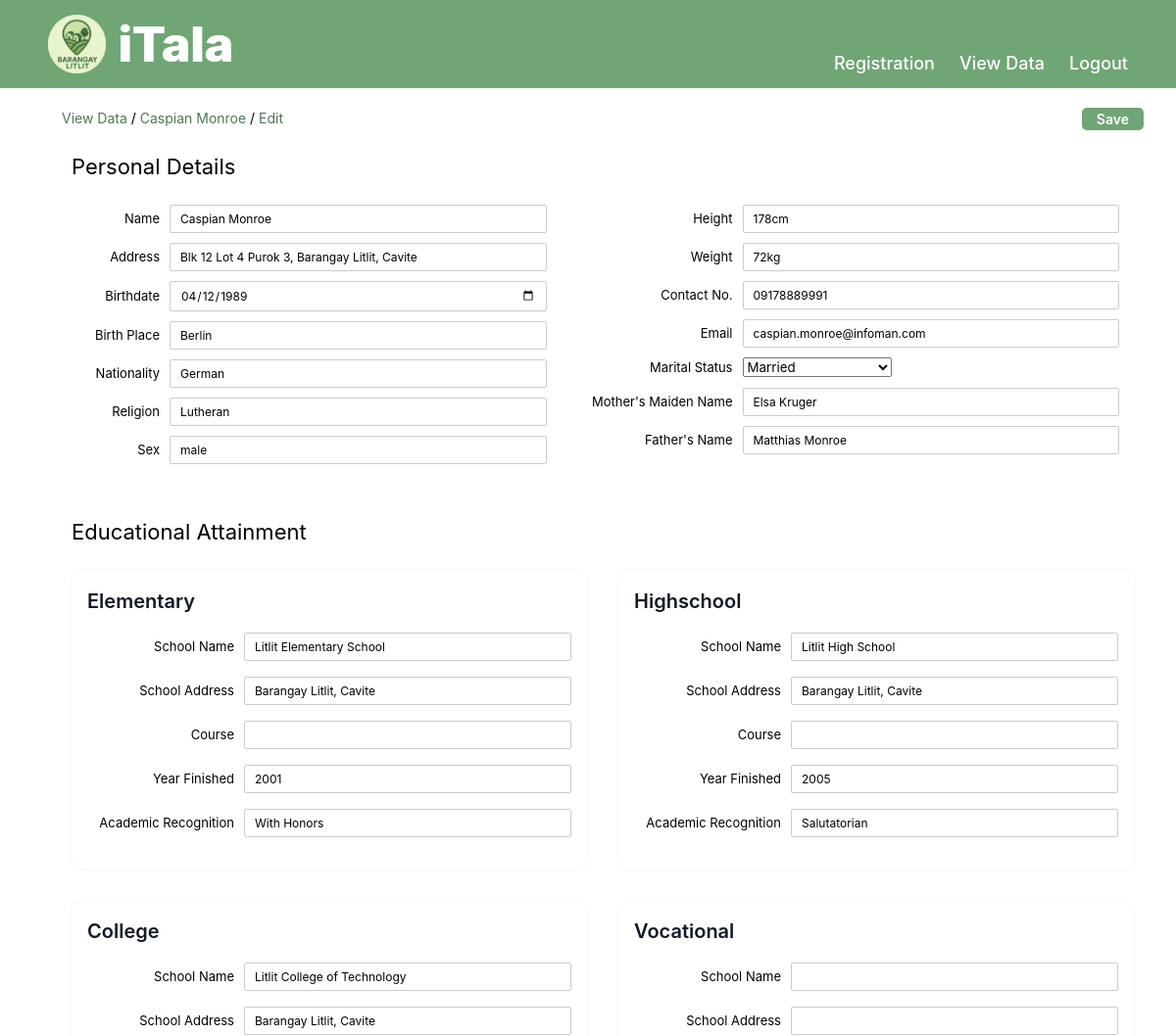
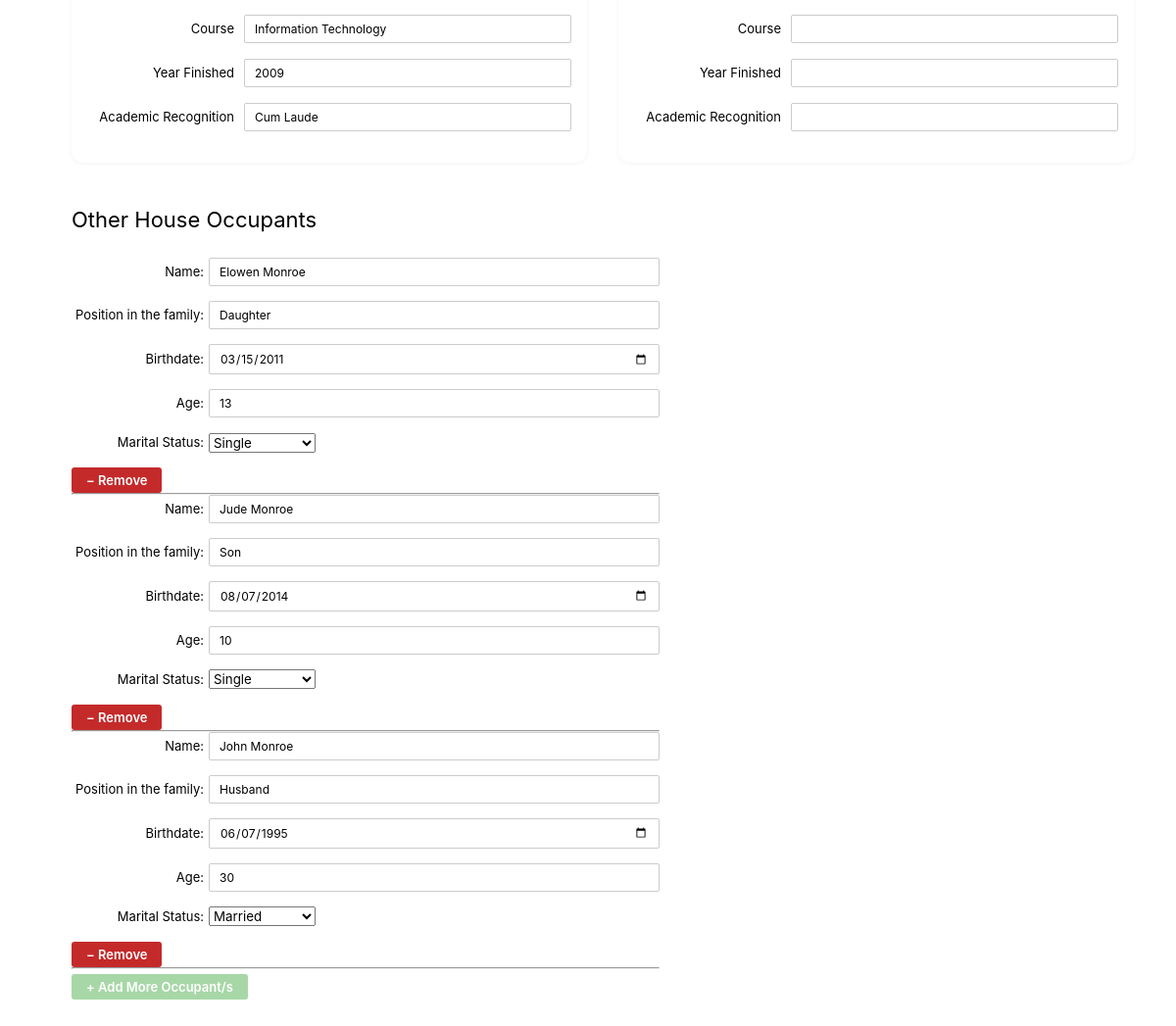
Page /editPerson.php?personID=1 on the committed database (2 pictures, top to bottom).
### tables this page shows
CREATE TABLE `person` (
  `personID` int(11) NOT NULL,
  `name` varchar(50) DEFAULT NULL,
  `address` varchar(100) DEFAULT NULL,
  `birthDate` date DEFAULT NULL,
  `birthPlace` varchar(50) DEFAULT NULL,
  `nationality` varchar(20) DEFAULT NULL,
  `religion` varchar(20) DEFAULT NULL,
  `sex` enum('male','female') DEFAULT NULL,
  `height` varchar(10) DEFAULT NULL,
  `weight` varchar(10) DEFAULT NULL,
  `contactNo` varchar(20) DEFAULT NULL,
  `email` varchar(50) DEFAULT NULL,
  `maritalStatus` enum('Single','Married','Widowed','Divorced','Separated') DEFAULT NULL,
  `motherNameMaiden` varchar(50) DEFAULT NULL,
  `fatherName` varchar(50) DEFAULT NULL
);

CREATE TABLE `education` (
  `educationID` int(11) NOT NULL,
  `personID` int(11) DEFAULT NULL,
  `schoolName` varchar(50) DEFAULT NULL,
  `schoolAddress` varchar(100) DEFAULT NULL,
  `course` varchar(50) DEFAULT NULL,
  `level` enum('Elementary','Highschool','College','Vocational') DEFAULT NULL,
  `yearFinished` year(4) DEFAULT NULL,
  `acadRecognition` varchar(50) DEFAULT NULL
);

CREATE TABLE `occupant` (
  `occupantID` int(11) NOT NULL,
  `personID` int(11) DEFAULT NULL,
  `occupantName` varchar(100) DEFAULT NULL,
  `occupantBDate` date DEFAULT NULL,
  `occupantAge` int(11) DEFAULT NULL,
  `occupantCvlStatus` enum('Single','Married','Widowed','Divorced','Separated') DEFAULT NULL,
  `familyPos` varchar(50) DEFAULT NULL
);

### editPerson.php (the view, shortened to what this page needs)
<?php
include 'config.php';
$personID = isset($_GET['personID']) ? intval($_GET['personID']) : 0;
$sqlPerson = "SELECT * FROM person WHERE personID = ?";
$stmtPerson = $conn->prepare($sqlPerson);
$stmtPerson->bind_param("i", $personID);
$stmtPerson->execute();
$resultPerson = $stmtPerson->get_result();
$person = $resultPerson->fetch_assoc();
$sqlEducation = "SELECT * FROM education WHERE personID = ? ORDER BY level, yearFinished DESC";
$stmtEducation = $conn->prepare($sqlEducation);
$stmtEducation->bind_param("i", $personID);
$stmtEducation->execute();
$resultEducation = $stmtEducation->get_result();
$educationByLevel = [];
while ($row = $resultEducation->fetch_assoc()) {
    $level = strtoupper($row['level']);
    if (!isset($educationByLevel[$level])) {
        $educationByLevel[$level] = $row;
    }
}
$sqlOccupant = "SELECT * FROM occupant WHERE personID = ?";
$stmtOccupant = $conn->prepare($sqlOccupant);
$stmtOccupant->bind_param("i", $personID);
$stmtOccupant->execute();
$resultOccupant = $stmtOccupant->get_result();
?>
<!DOCTYPE html>
<html lang="en">
<head>
  <link rel="stylesheet" href="style/edit_style.css">
</head>
<body>
  <header>
    <div class="logo">
      <img src="style/logo.png" alt="Logo">
      <span>iTala</span>
    </div>
    <nav>
      <a href="Registration.php">Registration</a>
      <a href="Dashboard.php">View Data</a>
      <a href="Index.php">Logout</a>
    </nav>
  </header>
</head>
<body class="edit-person-page">
  <div class="page-container">
  <section class="controls">
    <div class="controls-bar">
      <p class="breadcrumb">
        <a href="Dashboard.php">View Data</a> /
        <a href="viewPerson.php?personID=<?= urlencode($person['personID']) ?>">
          <?= htmlspecialchars($person['name']) ?>
        </a> /
        <a href="#">Edit</a>
      </p>
      <div class="buttons">
        <button type="submit" form="edit-form" class="button-link">Save</button>
      </div>
    </div>
  </section>
    <div class="form-wrapper">
      <form id="edit-form" class="two-column-form" method="POST">
        <h2 class="column-title">Personal Details</h2><br>
        <div class="form-columns">
          <div class="left-column">
            <div class="form-group"><label>Name</label><input name="name" type="text" value="<?= htmlspecialchars($person['name']) ?>"></div>
            <div class="form-group"><label>Address</label><input name="address" type="text" value="<?= htmlspecialchars($person['address']) ?>"></div>
            <div class="form-group"><label>Birthdate</label><input name="birthdate" type="date" value="<?= htmlspecialchars($person['birthDate']) ?>"></div>
            <div class="form-group"><label>Birth Place</label><input name="birthPlace" type="text" value="<?= htmlspecialchars($person['birthPlace']) ?>"></div>
            <div class="form-group"><label>Nationality</label><input name="nationality" type="text" value="<?= htmlspecialchars($person['nationality']) ?>"></div>
            <div class="form-group"><label>Religion</label><input name="religion" type="text" value="<?= htmlspecialchars($person['religion']) ?>"></div>
            <div class="form-group"><label>Sex</label><input name="sex" type="text" value="<?= htmlspecialchars($person['sex']) ?>"></div>
          </div>
          <div class="right-column">
            <div class="form-group"><label>Height</label><input name="height" type="text" value="<?= htmlspecialchars($person['height']) ?>"></div>
            <div class="form-group"><label>Weight</label><input name="weight" type="text" value="<?= htmlspecialchars($person['weight']) ?>"></div>
            <div class="form-group"><label>Contact No.</label><input name="contactNo" type="text" value="<?= htmlspecialchars($person['contactNo']) ?>"></div>
            <div class="form-group"><label>Email</label><input name="email" type="email" value="<?= htmlspecialchars($person['email']) ?>"></div>
            <div class="form-group">
                  <label>Marital Status</label>
                  <select name="maritalStatus" required>
                      <option value="Married" <?= $person['maritalStatus'] === 'Married' ? 'selected' : '' ?>>Married</option>
                  </select>
              </div>
            <div class="form-group"><label>Mother's Maiden Name</label><input name="motherNameMaiden" type="text" value="<?= htmlspecialchars($person['motherNameMaiden']) ?>"></div>
            <div class="form-group"><label>Father's Name</label><input name="fatherName" type="text" value="<?= htmlspecialchars($person['fatherName']) ?>"></div>
          </div>
        </div>
        <br><br>
        <h2 class="column-title">Educational Attainment</h2><br>
        <div class="form-columns" style="display:grid; grid-template-columns:repeat(2, 1fr); gap:2rem; max-width: 1200px; margin:0 auto;">
          <?php
          $levels = ['ELEMENTARY', 'HIGHSCHOOL', 'COLLEGE', 'VOCATIONAL'];
          foreach ($levels as $levelName):
            $ed = $educationByLevel[$levelName] ?? null;
          ?>
            <div style="background:#fff; border-radius:0.75rem; box-shadow:0 1px 4px rgba(0,0,0,0.05); padding:1rem;">
              <h3 style="font-weight:600; font-size:1.25rem; margin-bottom:1rem; color:#111827;"><?= ucfirst(strtolower($levelName)) ?></h3>
              <div class="form-group" style="margin-bottom:1rem;">
                <label>School Name</label>
                <input type="text" name="education[<?= $ed['educationID'] ?? $levelName ?>][schoolName]" value="<?= htmlspecialchars($ed['schoolName'] ?? '') ?>">
              </div>
              <div class="form-group" style="margin-bottom:1rem;">
                <label>School Address</label>
                <input type="text" name="education[<?= $ed['educationID'] ?? $levelName ?>][schoolAddress]" value="<?= htmlspecialchars($ed['schoolAddress'] ?? '') ?>">
              </div>
              <div class="form-group" style="margin-bottom:1rem;">
                <label>Course</label>
                <input type="text" name="education[<?= $ed['educationID'] ?? $levelName ?>][course]" value="<?= htmlspecialchars($ed['course'] ?? '') ?>">
              </div>
              <div class="form-group" style="margin-bottom:1rem;">
                <label>Year Finished</label>
                <input type="number" min="1900" max="<?= date('Y') ?>" name="education[<?= $ed['educationID'] ?? $levelName ?>][yearFinished]" value="<?= htmlspecialchars(($ed['yearFinished'] ?? '') !== '0000' ? ($ed['yearFinished'] ?? '') : '') ?>">
              </div>
              <div class="form-group" style="margin-bottom:1rem;">
                <label>Academic Recognition</label>
                <input type="text" name="education[<?= $ed['educationID'] ?? $levelName ?>][acadRecognition]" value="<?= htmlspecialchars($ed['acadRecognition'] ?? '') ?>">
              </div>
            </div>
          <?php endforeach; ?>
        </div>
        <br><br>
      <h2 class="column-title">Other House Occupants</h2><br>
      <div id="occupants-wrapper">
        <?php
      if ($resultOccupant->num_rows > 0) {
            while ($occupant = $resultOccupant->fetch_assoc()): ?>
            <div class="occupant-section" data-occupant-id="<?= htmlspecialchars($occupant['occupantID']) ?>">
              <div class="occupant-row">
                <label>Name:</label>
                <input type="text" name="occupants[<?= $occupant['occupantID'] ?>][occupantName]" value="<?= htmlspecialchars($occupant['occupantName']) ?>">
              </div>
              <div class="occupant-row">
                <label>Position in the family:</label>
                <input type="text" name="occupants[<?= $occupant['occupantID'] ?>][familyPos]" value="<?= htmlspecialchars($occupant['familyPos'] ?? '') ?>">
              </div>
              <div class="occupant-row">
                <label>Birthdate:</label>
                <input type="date" class="birthdate-input" name="occupants[<?= $occupant['occupantID'] ?>][occupantBDate]" value="<?= htmlspecialchars($occupant['occupantBDate'] ?? '') ?>">
              </div>
              <div class="occupant-row">
                <label>Age:</label>
                <input type="number" class="age-input" name="occupants[<?= $occupant['occupantID'] ?>][occupantAge]" <?= ($occupant['occupantAge'] ?? '') !== '' ? 'value="' . htmlspecialchars($occupant['occupantAge']) . '"' : ''; ?>>
              </div>
              <div class="occupant-row">
                <label>Marital Status:</label>
                <select name="occupants[<?= $occupant['occupantID'] ?>][occupantCvlStatus]">
                  <option <?= ($occupant['occupantCvlStatus'] ?? '') === 'Single' ? 'selected' : '' ?>>Single</option>
                  <option <?= ($occupant['occupantCvlStatus'] ?? '') === 'Married' ? 'selected' : '' ?>>Married</option>
                </select>
              </div>
              <button type="button" class="remove-occupant-btn">− Remove</button>
              <hr>
            </div>
            <?php endwhile;
        }
        ?>
      </div>
<button type="button" id="add-occupant-btn">+ Add More Occupant/s</button>
      </form>
    </div>
  </div>
</body>
</html

### style/edit_style.css (style rules this page uses)
* { margin: 0; padding: 0; box-sizing: border-box; font-family: 'Inter', sans-serif; }
body { background-color: white; color: black; line-height: 1.6; padding-top: 90px; }
header { background-color: #70A575; position: fixed; width: 100%; top: 0; left: 0; width: 100%; color: white; padding: 5px 19px; display: flex; justify-content: space-between; align-items: center; margin-bottom: 30px; }
.logo { margin-left: 30px; display: flex; font-size: 50px; font-weight: 800; text-shadow: 1px 0 0 white; align-items: center; gap: 12px; }
.logo img { height: 60px; }
nav { margin-top: 40px; margin-right: 30px; font-size: 18px; font-weight: 300; }
nav a { color: white; text-decoration: none; margin-left: 20px; font-weight: 500; }
.edit-person-page .controls { margin: 20px 3px; }
.edit-person-page { font-size: 13px; padding-left: 60px; padding-right: 30px; padding-bottom: 60px; line-height: 1.6; }
.edit-person-page .breadcrumb { font-size: 14px; color: black; margin: 0; padding: 0; }
.edit-person-page .breadcrumb a { text-decoration: none; color: #4D7851; }
.edit-person-page .controls-bar { display: flex; justify-content: space-between; align-items: center; margin-top: 10px; }
.buttons { display: flex; gap: 15px; }
.edit-person-page .controls-bar .button-link { color: white; border-radius: 5px; text-decoration: none; font-size: 14px; padding: 3px 15px; background-color: #70A575; font-weight: 600; border: none; outline: none; cursor: pointer; }
.form-wrapper { padding: 0 13px; max-width: 1200px; margin: 0 auto; }
.form-group { display: flex; align-items: center; gap: 10px; margin-bottom: 10px; }
.two-column-form label { font-size: 13px; font-weight: 400; width: 150px; margin-bottom: 0; text-align: right; }
.two-column-form input { font-size: 12px; padding: 6px 10px; border: 1px solid #ccc; border-radius: 2px; flex: 1; }
.form-columns { display: flex; gap: 40px; }
.edit-person-page .column-title { font-size: 22px; font-weight: 400; }
.edit-person-page .left-column { flex: 1; margin-left: -60px; }
.edit-person-page .right-column { flex: 1; display: flex; flex-direction: column; padding-right: 15px; }
.occupant-section { max-width: 600px; margin-bottom: 0px; }
.occupant-row { display: flex; align-items: center; margin-bottom: 15px; gap: 5px; }
.occupant-row label { width: 135px; font-size: 13px; margin-bottom: 0; }
.occupant-row input { flex: 1; font-size: 12px; padding: 6px 10px; border: 1px solid #ccc; border-radius: 2px; }
.remove-occupant-btn { align-self: flex-end; background-color: #C42A2A; color: white; border: none; font-weight: 600; padding: 5px 15px; cursor: pointer; border-radius: 3px; font-size: 13px; transition: background-color 0.2s ease; }
#add-occupant-btn { margin-top: 5px; align-self: flex-end; background-color: #A7D7A7; color: white; border: none; font-weight: 600; padding: 5px 15px; cursor: pointer; border-radius: 3px; font-size: 13px; transition: background-color 0.2s ease; }

### rows in the picture
person: name "Caspian Monroe", address "Blk 12 Lot 4 Purok 3, Barangay Litlit, Cavite", birthdate "04/12/1989", birthPlace "Berlin", nationality "German", religion "Lutheran", sex "male", height "178cm", weight "72kg", contactNo "09178889991", email "caspian.monroe@infoman.com", maritalStatus "Married", motherNameMaiden "Elsa Kruger", fatherName "Matthias Monroe"
education: levelName "Elementary", schoolName "Litlit Elementary School", schoolAddress "Barangay Litlit, Cavite", yearFinished "2001", acadRecognition "With Honors"
education: levelName "Highschool", schoolName "Litlit High School", schoolAddress "Barangay Litlit, Cavite", yearFinished "2005", acadRecognition "Salutatorian"
education: levelName "College", schoolName "Litlit College of Technology", schoolAddress "Barangay Litlit, Cavite", course "Information Technology", yearFinished "2009", acadRecognition "Cum Laude"
education: levelName "Vocational"
occupant: occupantName "Elowen Monroe", familyPos "Daughter", occupantBDate "03/15/2011", occupantAge "13", occupantCvlStatus+occupantID "Single"
occupant: occupantName "Jude Monroe", familyPos "Son", occupantBDate "08/07/2014", occupantAge "10", occupantCvlStatus+occupantID "Single"
occupant: occupantName "John Monroe", familyPos "Husband", occupantBDate "06/07/1995", occupantAge "30", occupantCvlStatus+occupantID "Married"
